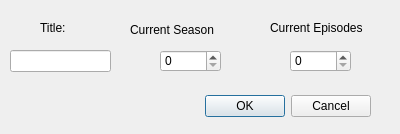
<?xml version="1.0" encoding="UTF-8"?>
<ui version="4.0">
 <class>tv_input</class>
 <widget class="QDialog" name="tv_input">
  <property name="geometry">
   <rect>
    <x>0</x>
    <y>0</y>
    <width>400</width>
    <height>134</height>
   </rect>
  </property>
  <property name="windowTitle">
   <string>Dialog</string>
  </property>
  <widget class="QDialogButtonBox" name="buttonBox">
   <property name="geometry">
    <rect>
     <x>30</x>
     <y>90</y>
     <width>341</width>
     <height>32</height>
    </rect>
   </property>
   <property name="orientation">
    <enum>Qt::Horizontal</enum>
   </property>
   <property name="standardButtons">
    <set>QDialogButtonBox::Cancel|QDialogButtonBox::Ok</set>
   </property>
  </widget>
  <widget class="QLabel" name="label">
   <property name="geometry">
    <rect>
     <x>40</x>
     <y>20</y>
     <width>55</width>
     <height>16</height>
    </rect>
   </property>
   <property name="text">
    <string>Title:</string>
   </property>
  </widget>
  <widget class="QLabel" name="label_2">
   <property name="geometry">
    <rect>
     <x>130</x>
     <y>20</y>
     <width>111</width>
     <height>20</height>
    </rect>
   </property>
   <property name="text">
    <string>Current Season</string>
   </property>
  </widget>
  <widget class="QLabel" name="label_3">
   <property name="geometry">
    <rect>
     <x>270</x>
     <y>20</y>
     <width>121</width>
     <height>16</height>
    </rect>
   </property>
   <property name="text">
    <string>Current Episodes</string>
   </property>
  </widget>
  <widget class="QLineEdit" name="lineEdit">
   <property name="geometry">
    <rect>
     <x>10</x>
     <y>50</y>
     <width>101</width>
     <height>22</height>
    </rect>
   </property>
  </widget>
  <widget class="QSpinBox" name="spinBox_season">
   <property name="geometry">
    <rect>
     <x>160</x>
     <y>50</y>
     <width>61</width>
     <height>22</height>
    </rect>
   </property>
  </widget>
  <widget class="QSpinBox" name="spinBox_chapter">
   <property name="geometry">
    <rect>
     <x>290</x>
     <y>50</y>
     <width>61</width>
     <height>22</height>
    </rect>
   </property>
  </widget>
 </widget>
 <resources/>
 <connections>
  <connection>
   <sender>buttonBox</sender>
   <signal>accepted()</signal>
   <receiver>tv_input</receiver>
   <slot>accept()</slot>
   <hints>
    <hint type="sourcelabel">
     <x>248</x>
     <y>254</y>
    </hint>
    <hint type="destinationlabel">
     <x>157</x>
     <y>274</y>
    </hint>
   </hints>
  </connection>
  <connection>
   <sender>buttonBox</sender>
   <signal>rejected()</signal>
   <receiver>tv_input</receiver>
   <slot>reject()</slot>
   <hints>
    <hint type="sourcelabel">
     <x>316</x>
     <y>260</y>
    </hint>
    <hint type="destinationlabel">
     <x>286</x>
     <y>274</y>
    </hint>
   </hints>
  </connection>
 </connections>
</ui>
